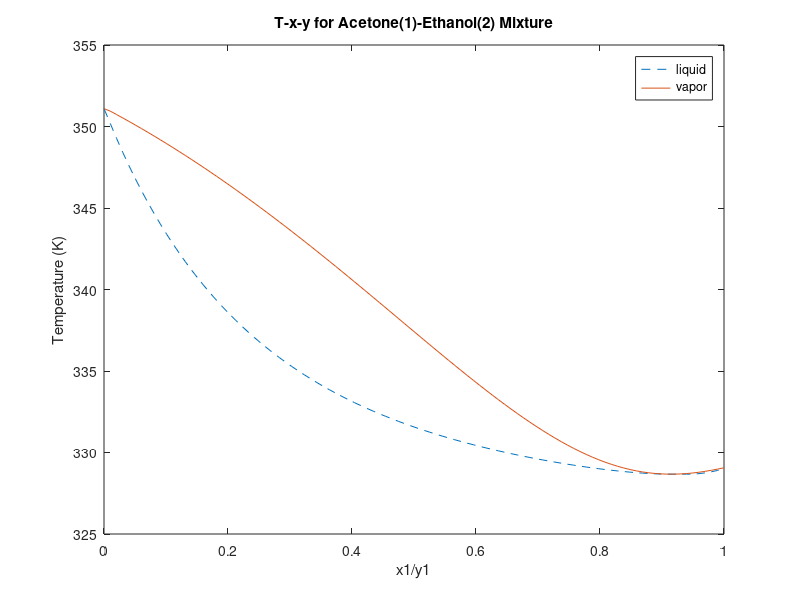
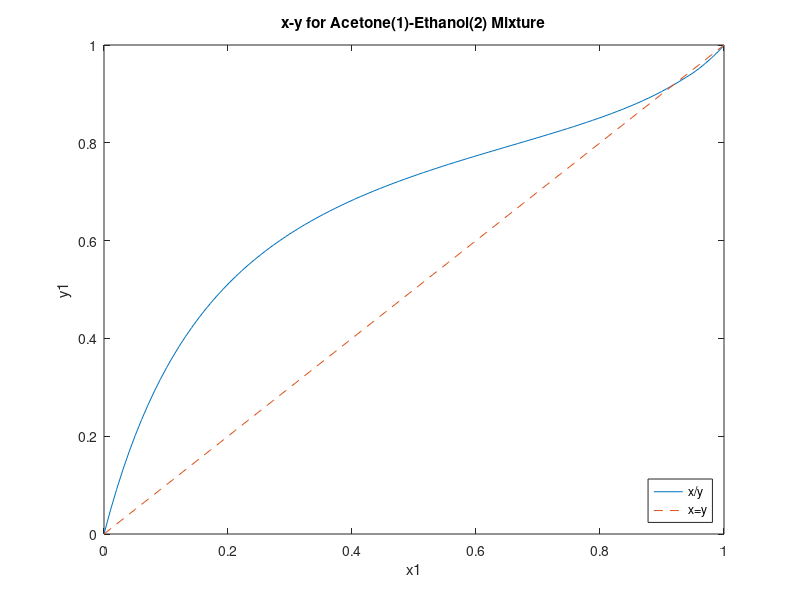
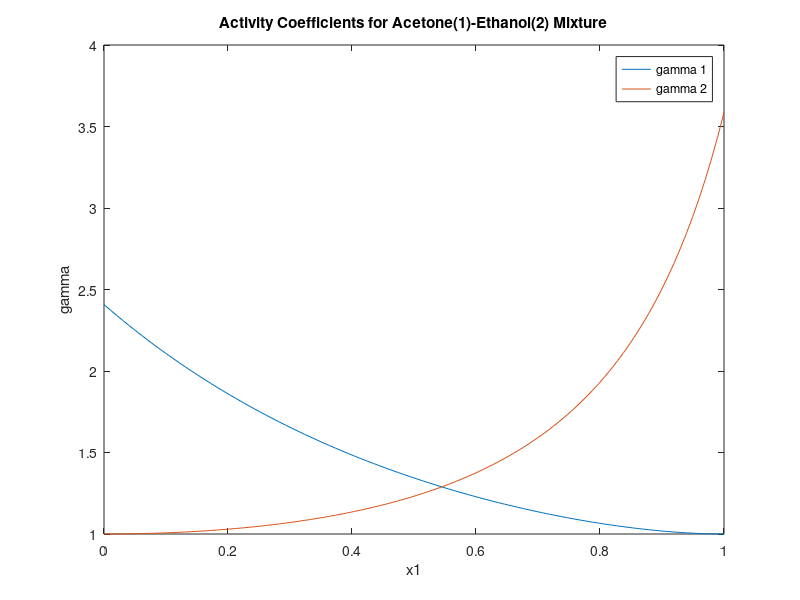

Here is the MATLAB script that generated these plots, in order: (Note: this script raises an error after producing the figures.)
clear all;
clc;

%x and y values
x_a = linspace(0,1);
T_vap = [298];
T_liq = [298];


%acetone properties - component 1
A_A = 4.42448;
A_B = 1312.253;
A_C = -32.445;

%ethanol properties - component 2
E_A = 5.37229;
E_B = 1670.409;
E_C = -40.191;

%wilson parameters
A12 = 0.80437; %obtained from gamma infinity acetone (in ethyl acetate)
A21 = 0.33910; %obtained from gamma infinity ethyl acetate (in acetone)

%Gamma values
x_e = 1-x_a;
G1 = exp(-log(x_a+x_e.*A12)  +  x_e.*( (A12./(x_a+x_e.*A12)) - (A21./(x_a.*A21+x_e)) ) );
G2 = exp(-log(x_e+x_a.*A21)  -  x_a.*((A12./(x_a+x_e.*A12)) - (A21./(x_a.*A21+x_e))));
%system properties
P = 1; %1 atm
T = 298;
%index the x vals
for x=1:length(x_a)
     % temperature guess
     i = length(T)-1;
    while(1)
        i = i+1;
        %disp(i);
        P_vap_A = 10^(A_A-(A_B/(A_C+T)));
        P_vap_E = 10^(E_A-(E_B/(E_C+T)));
        g1 = exp( -log(x_a(x)+x_e(x)*A12)  +  x_e(x)*( (A12/(x_a(x)+x_e(x)*A12)) - (A21/(x_a(x)*A21+x_e(x)))) );
        g2 = exp( -log(x_e(x)+x_a(x)*A21)  -  x_a(x)*( (A12/(x_a(x)+x_e(x)*A12)) - (A21/(x_a(x)*A21+x_e(x)))) );
        y_ace = x_a(x)*g1*P_vap_A/P;
        y_e = (1-x_a(x))*g2*P_vap_E/P;
        sum_y = y_ace+y_e;
        if sum_y>1.1
            T = T-0.1;
        elseif sum_y<0.9
            T = T+0.1;
        elseif sum_y>1.01
            T = T-0.01;
        elseif sum_y<0.99
            T = T + 0.01;
        elseif sum_y<0.999
            T = T + 0.001;
        elseif sum_y>1.001
            T = T-0.001;
        else
            T_vap(x) = T;
            y_a(x) = y_ace;
            T = T;
            break;
        end
    end
end


T = 298;
i = length(T)-1;
%index the x vals
for x=1:length(x_a)
    i = length(T)-1;
    while(1)
        i=i+1;
        %disp(i)
        P_vap_A = 10^(A_A-(A_B/(A_C+T)));
        P_vap_E = 10^(E_A-(E_B/(E_C+T)));
        g1 = exp( -log(x_a(x)+x_e(x)*A12)  +  x_e(x)*( (A12/(x_a(x)+x_e(x)*A12)) - (A21/(x_a(x)*A21+x_e(x)))) );
        g2 = exp( -log(x_e(x)+x_a(x)*A21)  -  x_a(x)*( (A12/(x_a(x)+x_e(x)*A12)) - (A21/(x_a(x)*A21+x_e(x)))) );
        x_ace = x_a(x)*P/g1/P_vap_A; %x_a(x) = vapor mol fraction
        x_eth = (1-x_a(x))*P/g2/P_vap_E;
        sum_x = x_ace+x_eth;
        if sum_x> 1.1
           T = T+0.1;
        elseif sum_x< 0.9
           T = T-0.1;
        elseif sum_x>1.01
            T = T+0.01;
        elseif sum_x<0.99
            T = T-0.01;
        elseif sum_x>1.001
            T = T+0.001;
        elseif sum_x<0.999
            T = T-0.001;
        else
            T_liq(x) = T;
            T = T+50;
            break;
        end
    end
end

figure()
plot(x_a,T_vap,'--')
hold on
plot(x_a,T_liq)

title('T-x-y for Acetone(1)-Ethanol(2) Mixture')
xlabel('x1/y1')
ylabel('Temperature (K)')
legend('liquid','vapor')

figure()
plot(x_a,y_a)
hold on
plot (x_a,x_a,'--')
xlabel('x1')
ylabel('y1')
title('x-y for Acetone(1)-Ethanol(2) Mixture')
legend('x/y','x=y','Location','southeast')
axis([0 1 0 1])

figure()
plot(x_a,G1)
hold on
plot(x_a,G2)
xlabel('x1')
ylabel('gamma')
title('Activity Coefficients for Acetone(1)-Ethanol(2) Mixture')
legend('gamma 1','gamma 2','Location','northeast')
axis([0 1 1 4])
            
Y = array2table(x_a')
Z = table(T_liq')
sprintf('%10.4f',T_liq)           
    
    
    
    
    